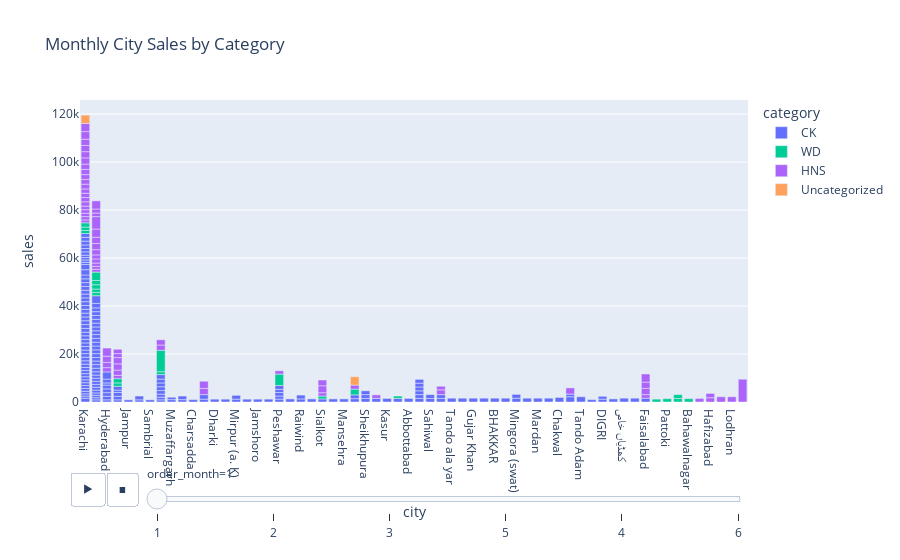

Notebook code for this chart:
### Code cell
fig = px.bar(df, x="city", y="sales", color="category", animation_frame="order_month",
             title="Monthly City Sales by Category")
fig.show()

### Figure 1 — Plotly figure (JSON) as saved in the notebook; plotly's stock layout.template omitted (floating-point values rounded to 4 significant figures; data arrays with more than 128 entries replaced by an {"elided": "..."} marker saying what was removed)
{"data": [{"hovertemplate": "category=CK<br>order_month=1<br>city=%{x}<br>sales=%{y}<extra></extra>", "legendgroup": "CK", "marker": {"color": "#636efa", "pattern": {"shape": ""}}, "name": "CK", "orientation": "v", "showlegend": true, "textposition": "auto", "type": "bar", "x": {"elided": "171 str values"}, "xaxis": "x", "y": {"elided": "171 int values"}, "yaxis": "y"}, {"hovertemplate": "category=WD<br>order_month=1<br>city=%{x}<br>sales=%{y}<extra></extra>", "legendgroup": "WD", "marker": {"color": "#00cc96", "pattern": {"shape": ""}}, "name": "WD", "orientation": "v", "showlegend": true, "textposition": "auto", "type": "bar", "x": ["Karachi", "Karachi", "Lahore", "Lahore", "Lahore", "Lahore", "Lahore", "Sadiqabad", "Sialkot", "Rahim yar khan", "Rawalpindi", "Pattoki", "Islamabad", "Turbat", "Turbat", "Islamabad", "Bahawalnagar", "Karachi", "Multan", "Peshawar", "Rawalpindi"], "xaxis": "x", "y": [1290, 1390, 1390, 1390, 1790, 1790, 3490, 990, 1190, 1190, 1190, 1390, 1390, 1490, 1590, 1790, 1390, 1790, 2380, 4760, 8950], "yaxis": "y"}, {"hovertemplate": "category=HNS<br>order_month=1<br>city=%{x}<br>sales=%{y}<extra></extra>", "legendgroup": "HNS", "marker": {"color": "#ab63fa", "pattern": {"shape": ""}}, "name": "HNS", "orientation": "v", "showlegend": true, "textposition": "auto", "type": "bar", "x": ["Karachi", "Karachi", "Karachi", "Karachi", "Karachi", "Karachi", "Karachi", "Karachi", "Karachi", "Karachi", "Karachi", "Karachi", "Karachi", "Karachi", "Karachi", "Karachi", "Karachi", "Karachi", "Karachi", "Karachi", "Lahore", "Lahore", "Lahore", "Lahore", "Lahore", "Lahore", "Lahore", "Lahore", "Lahore", "Lahore", "Peshawar", "Islamabad", "Sialkot", "Faisalabad", "Jhelum", "Khairpur", "Multan", "Hafizabad", "Hyderabad", "Hafizabad", "Wah Cantt", "Hyderabad", "Nawab Shah", "Islamabad", "Rawalpindi", "Lodhran", "Islamabad", "Gujranwala", "Hyderabad", "Islamabad", "Faisalabad", "Sialkot", "Gujranwala", "Hyderabad", "Wah Cantt", "Lahore", "Islamabad", "Lahore", "Islamabad", "Rawalpindi", "Sialkot", "Gujrat", "Faisalabad", "Lahore", "Faisalabad", "Ghotki"], "xaxis": "x", "y": [1190, 1390, 1390, 1490, 1490, 1790, 1790, 1790, 1790, 1990, 1990, 1990, 2190, 2190, 2590, 2590, 2590, 2590, 3190, 3390, 1190, 1190, 1390, 1690, 1690, 2190, 2590, 2590, 3400, 5200, 1390, 1390, 1390, 1490, 1490, 1490, 1690, 1790, 1790, 1790, 1990, 2190, 2190, 2190, 2190, 2190, 2590, 2590, 2590, 2590, 2600, 2890, 2990, 3390, 1490, 1490, 1690, 1690, 1790, 2190, 2399, 2590, 2600, 3390, 3400, 9500], "yaxis": "y"}, {"hovertemplate": "category=Uncategorized<br>order_month=1<br>city=%{x}<br>sales=%{y}<extra></extra>", "legendgroup": "Uncategorized", "marker": {"color": "#FFA15A", "pattern": {"shape": ""}}, "name": "Uncategorized", "orientation": "v", "showlegend": true, "textposition": "auto", "type": "bar", "x": ["Karachi", "Multan"], "xaxis": "x", "y": [3490, 3490], "yaxis": "y"}], "layout": {"barmode": "relative", "legend": {"title": {"text": "category"}, "tracegroupgap": 0}, "sliders": [{"active": 0, "currentvalue": {"prefix": "order_month="}, "len": 0.9, "pad": {"b": 10, "t": 60}, "steps": [{"args": [["1"], {"frame": {"duration": 0, "redraw": true}, "fromcurrent": true, "mode": "immediate", "transition": {"duration": 0, "easing": "linear"}}], "label": "1", "method": "animate"}, {"args": [["2"], {"frame": {"duration": 0, "redraw": true}, "fromcurrent": true, "mode": "immediate", "transition": {"duration": 0, "easing": "linear"}}], "label": "2", "method": "animate"}, {"args": [["3"], {"frame": {"duration": 0, "redraw": true}, "fromcurrent": true, "mode": "immediate", "transition": {"duration": 0, "easing": "linear"}}], "label": "3", "method": "animate"}, {"args": [["5"], {"frame": {"duration": 0, "redraw": true}, "fromcurrent": true, "mode": "immediate", "transition": {"duration": 0, "easing": "linear"}}], "label": "5", "method": "animate"}, {"args": [["4"], {"frame": {"duration": 0, "redraw": true}, "fromcurrent": true, "mode": "immediate", "transition": {"duration": 0, "easing": "linear"}}], "label": "4", "method": "animate"}, {"args": [["6"], {"frame": {"duration": 0, "redraw": true}, "fromcurrent": true, "mode": "immediate", "transition": {"duration": 0, "easing": "linear"}}], "label": "6", "method": "animate"}], "x": 0.1, "xanchor": "left", "y": 0, "yanchor": "top"}], "title": {"text": "Monthly City Sales by Category"}, "updatemenus": [{"buttons": [{"args": [null, {"frame": {"duration": 500, "redraw": true}, "fromcurrent": true, "mode": "immediate", "transition": {"duration": 500, "easing": "linear"}}], "label": "&#9654;", "method": "animate"}, {"args": [[null], {"frame": {"duration": 0, "redraw": true}, "fromcurrent": true, "mode": "immediate", "transition": {"duration": 0, "easing": "linear"}}], "label": "&#9724;", "method": "animate"}], "direction": "left", "pad": {"r": 10, "t": 70}, "showactive": false, "type": "buttons", "x": 0.1, "xanchor": "right", "y": 0, "yanchor": "top"}], "xaxis": {"anchor": "y", "domain": [0, 1], "title": {"text": "city"}}, "yaxis": {"anchor": "x", "domain": [0, 1], "title": {"text": "sales"}}}}
